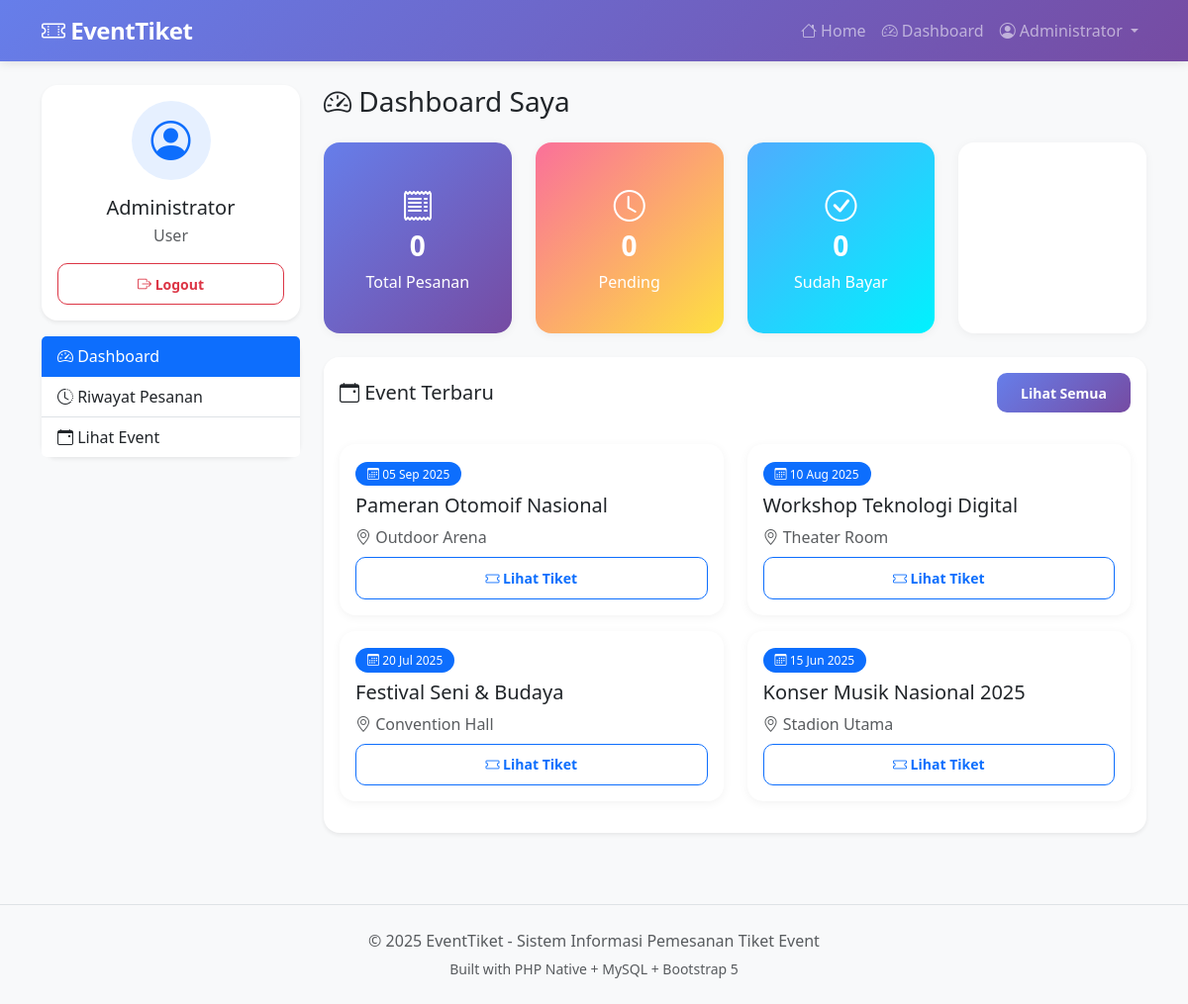
The app's page /?p=dashboard_user (signed in) with its own data.
### tables this page shows
CREATE TABLE `event` (
  `id_event` int NOT NULL,
  `nama_event` varchar(150) NOT NULL,
  `tanggal` date NOT NULL,
  `id_venue` int DEFAULT NULL
);

CREATE TABLE `venue` (
  `id_venue` int NOT NULL,
  `nama_venue` varchar(100) NOT NULL,
  `alamat` text,
  `kapasitas` int DEFAULT NULL
);

### pages/user/dashboard.php (the view)
<?php
$user_id = $_SESSION['id_user'];
$total_pesanan = mysqli_fetch_assoc(mysqli_query($conn, "SELECT COUNT(*) as total FROM orders WHERE id_user = $user_id"))['total'];
$pending = mysqli_fetch_assoc(mysqli_query($conn, "SELECT COUNT(*) as total FROM orders WHERE id_user = $user_id AND status = 'pending'"))['total'];
$sudah_bayar = mysqli_fetch_assoc(mysqli_query($conn, "SELECT COUNT(*) as total FROM orders WHERE id_user = $user_id AND status = 'paid'"))['total'];
$total_tiket = mysqli_fetch_assoc(mysqli_query($conn, "SELECT COUNT(*) as total FROM attendee a JOIN order_detail od ON a.id_detail = od.id_detail JOIN orders o ON od.id_order = o.id_order WHERE o.id_user = $user_id"))['total'];
$events = mysqli_query($conn, "SELECT e.*, v.nama_venue FROM event e JOIN venue v ON e.id_venue = v.id_venue ORDER BY e.tanggal DESC LIMIT 6");
?>
<div class="container py-4">
    <div class="row g-4">
        <div class="col-md-3">
            <div class="card border-0 shadow-sm">
                <div class="card-body text-center">
                    <div class="bg-primary bg-opacity-10 rounded-circle d-inline-flex align-items-center justify-content-center mb-3" style="width: 80px; height: 80px;">
                        <i class="bi bi-person-circle fs-1 text-primary"></i>
                    </div>
                    <h5 class="mb-1"><?= htmlspecialchars($_SESSION['nama']) ?></h5>
                    <p class="text-muted mb-3"><?= htmlspecialchars($_SESSION['email'] ?? 'User') ?></p>
                    <a href="?p=logout" class="btn btn-outline-danger btn-sm w-100">
                        <i class="bi bi-box-arrow-right"></i> Logout
                    </a>
                </div>
            </div>
            <div class="card border-0 shadow-sm mt-3">
                <div class="list-group list-group-flush">
                    <a href="?p=dashboard_user" class="list-group-item list-group-item-action active">
                        <i class="bi bi-speedometer2"></i> Dashboard
                    </a>
                    <a href="?p=riwayat" class="list-group-item list-group-item-action">
                        <i class="bi bi-clock-history"></i> Riwayat Pesanan
                    </a>
                    <a href="?p=home" class="list-group-item list-group-item-action">
                        <i class="bi bi-calendar-event"></i> Lihat Event
                    </a>
                </div>
            </div>
        </div>
        <div class="col-md-9">
            <h3 class="mb-4"><i class="bi bi-speedometer2"></i> Dashboard Saya</h3>
            <div class="row g-4 mb-4">
                <div class="col-md-3">
                    <div class="card stat-card primary h-100">
                        <div class="card-body text-center">
                            <i class="bi bi-receipt fs-2 mb-2"></i>
                            <h3 class="fw-bold"><?= $total_pesanan ?></h3>
                            <p class="mb-0">Total Pesanan</p>
                        </div>
                    </div>
                </div>
                <div class="col-md-3">
                    <div class="card stat-card warning h-100">
                        <div class="card-body text-center">
                            <i class="bi bi-clock fs-2 mb-2"></i>
                            <h3 class="fw-bold"><?= $pending ?></h3>
                            <p class="mb-0">Pending</p>
                        </div>
                    </div>
                </div>
                <div class="col-md-3">
                    <div class="card stat-card success h-100">
                        <div class="card-body text-center">
                            <i class="bi bi-check-circle fs-2 mb-2"></i>
                            <h3 class="fw-bold"><?= $sudah_bayar ?></h3>
                            <p class="mb-0">Sudah Bayar</p>
                        </div>
                    </div>
                </div>
                <div class="col-md-3">
                    <div class="card stat-card info h-100">
                        <div class="card-body text-center">
                            <i class="bi bi-ticket fs-2 mb-2"></i>
                            <h3 class="fw-bold"><?= $total_tiket ?></h3>
                            <p class="mb-0">Tiket Saya</p>
                        </div>
                    </div>
                </div>
            </div>
            <div class="card border-0 shadow-sm">
                <div class="card-header bg-white py-3 d-flex justify-content-between align-items-center">
                    <h5 class="mb-0"><i class="bi bi-calendar-event"></i> Event Terbaru</h5>
                    <a href="?p=home" class="btn btn-sm btn-primary">Lihat Semua</a>
                </div>
                <div class="card-body">
                    <div class="row">
                        <?php while ($event = mysqli_fetch_assoc($events)):
                            $tanggal = date('d M Y', strtotime($event['tanggal']));
                        ?>
                        <div class="col-md-6 mb-3">
                            <div class="card h-100">
                                <div class="card-body">
                                    <span class="badge bg-primary mb-2"><i class="bi bi-calendar3"></i> <?= $tanggal ?></span>
                                    <h5 class="card-title"><?= htmlspecialchars($event['nama_event']) ?></h5>
                                    <p class="text-muted mb-2">
                                        <i class="bi bi-geo-alt"></i> <?= htmlspecialchars($event['nama_venue']) ?>
                                    </p>
                                    <a href="?p=event_detail&id=<?= $event['id_event'] ?>" class="btn btn-outline-primary btn-sm w-100">
                                        <i class="bi bi-ticket"></i> Lihat Tiket
                                    </a>
                                </div>
                            </div>
                        </div>
                        <?php endwhile; ?>
                    </div>
                </div>
            </div>
        </div>
    </div>
</div>

### includes/header.php (style rules this page uses)
:root { --primary-gradient: linear-gradient(135deg, #667eea 0%, #764ba2 100%); --secondary-gradient: linear-gradient(135deg, #f093fb 0%, #f5576c 100%); --success-gradient: linear-gradient(135deg, #4facfe 0%, #00f2fe 100%); --warning-gradient: linear-gradient(135deg, #fa709a 0%, #fee140 100%); }
body { font-family: 'Segoe UI', Tahoma, Geneva, Verdana, sans-serif; background-color: #f8f9fa; }
.btn { border-radius: 10px; font-weight: 600; padding: 0.6rem 1.5rem; transition: all 0.3s ease; }
.btn-primary { background: var(--primary-gradient); border: none; }
.stat-card { border: none; border-radius: 16px; padding: 1.5rem; color: white; transition: all 0.3s ease; }
.stat-card.primary { background: var(--primary-gradient); }
.stat-card.success { background: var(--success-gradient); }
.stat-card.warning { background: var(--warning-gradient); }
.badge { padding: 0.5em 1em; border-radius: 20px; font-weight: 500; }
.card { border: none; border-radius: 16px; box-shadow: 0 2px 10px rgba(0, 0, 0, 0.05); }
.card-header { border-radius: 16px 16px 0 0 !important; border: none; }

### records on screen
event: tanggal "05 Sep 2025", nama_event "Pameran Otomoif Nasional", id_venue.nama_venue "Outdoor Arena"
event: tanggal "10 Aug 2025", nama_event "Workshop Teknologi Digital", id_venue.nama_venue "Theater Room"
event: tanggal "20 Jul 2025", nama_event "Festival Seni & Budaya", id_venue.nama_venue "Convention Hall"
event: tanggal "15 Jun 2025", nama_event "Konser Musik Nasional 2025", id_venue.nama_venue "Stadion Utama"

### other values on screen
$_SESSION['nama'] "Administrator"
$_SESSION['email'] "User"
$total_pesanan "0"
$pending "0"
$sudah_bayar "0"
